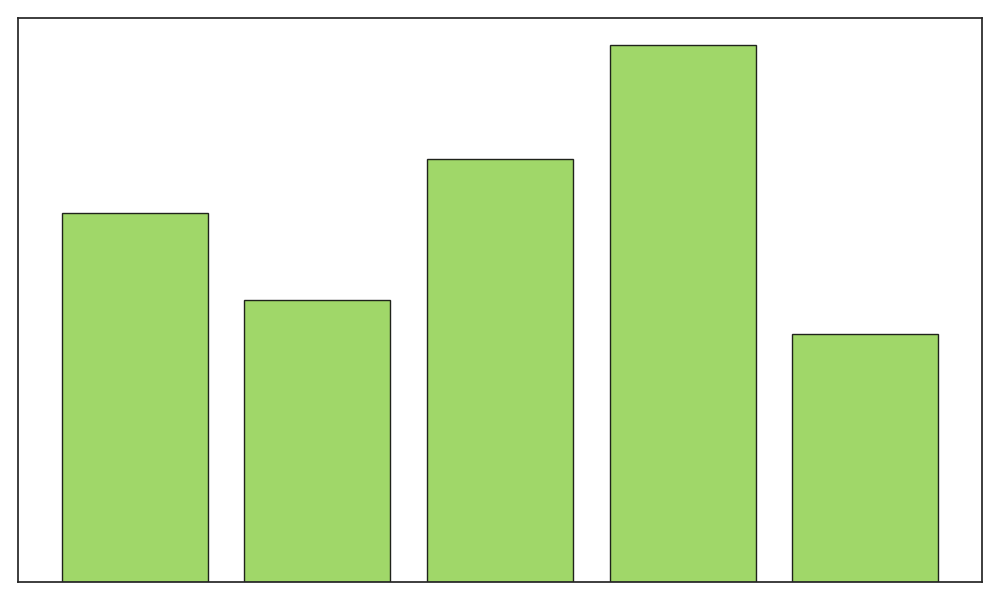

Python code for this plot:
import matplotlib.pyplot as plt

beverages = ['Organic Tea', 'Herbal Infusion', 'Kombucha', 'Coconut Water', 'Aloe Vera Juice']
production_volumes = [55, 42, 63, 80, 37]

fig, ax = plt.subplots(figsize=(10, 6))
# Use a single consistent color for all bars
ax.bar(beverages, production_volumes, color='#8FD14F', alpha=0.85, edgecolor='black')
ax.set_xticklabels([])
ax.set_yticklabels([])
plt.tight_layout()
plt.show()
